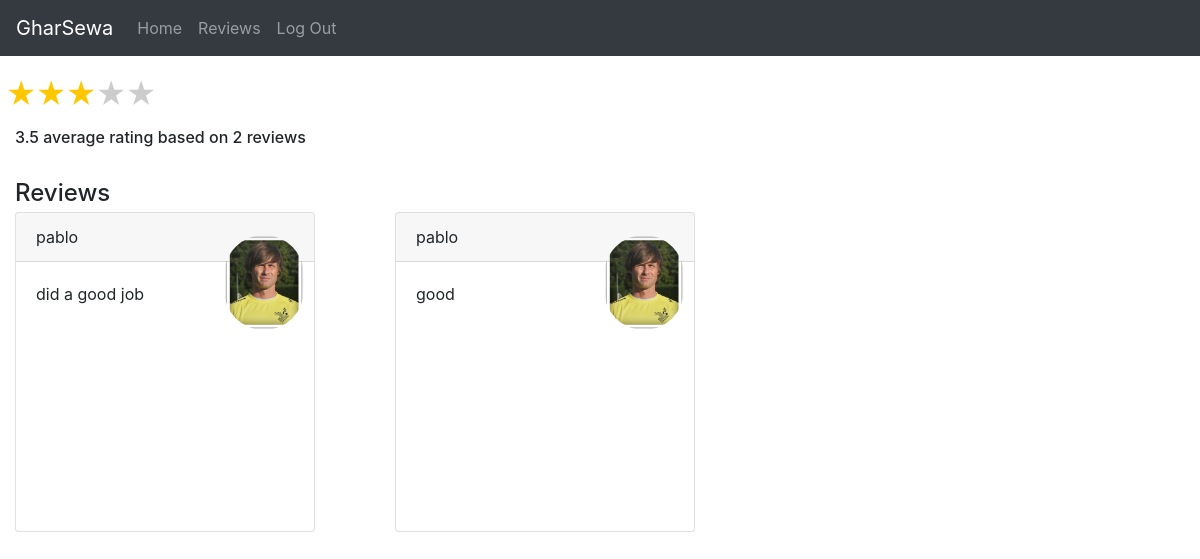
The page /staff/reviews.php (signed in) on the database its author committed.
### tables this page shows
CREATE TABLE `book` (
  `id` int(10) NOT NULL,
  `user_id` int(10) NOT NULL,
  `staff_id` int(10) NOT NULL,
  `date` varchar(50) NOT NULL,
  `time` varchar(50) NOT NULL,
  `problem` varchar(200) NOT NULL,
  `requests` tinyint(1) NOT NULL,
  `bookings` int(2) NOT NULL,
  `flag` tinyint(1) NOT NULL,
  `rating` int(2) NOT NULL,
  `review` varchar(300) NOT NULL
);

CREATE TABLE `user` (
  `id` int(11) NOT NULL,
  `name` varchar(50) NOT NULL,
  `contact` varchar(10) NOT NULL,
  `address` varchar(100) NOT NULL,
  `email` varchar(100) NOT NULL,
  `password` varchar(200) NOT NULL,
  `postalcode` int(10) NOT NULL,
  `image` varchar(255) NOT NULL
);

### staff/reviews.php (the view, shortened to what this page needs)
<?php include('inc/head.php')?>
<?php include('inc\nav.php')?>
<?php require_once"../inc/dbconn.php"?>
<?php
$id = (int)$_SESSION['staff_id'];
$query ="SELECT * from book where staff_id=:id ";
$stmt = $pdo -> prepare($query);
$stmt->bindParam(':id',$id);
$stmt->execute();
$booking=$stmt->fetchAll(PDO::FETCH_OBJ);
?>
   <?php
   $id = (int)$_SESSION['staff_id'];
  $query ="SELECT AVG(rating) as average FROM book WHERE staff_id=:id";
  $stmt = $pdo -> prepare($query);
  $stmt->bindParam(':id',$id);
  $stmt->execute();
  $avg=$stmt->fetch();
  $average = $avg['average'];
  $query ="SELECT COUNT(rating) as count FROM book WHERE staff_id=:id";
  $stmt = $pdo -> prepare($query);
  $stmt->bindParam(':id',$id);
  $stmt->execute();
  $count=$stmt->fetch();
  ?>
  <div class="container">
      <div class ="row mt-3">&nbsp;
  <div class="rate" style=" pointer-events:none;">
            <label for="star1" >5 stars</label>
            <label for="star2" >4 stars</label>
            <label for="star3" >3 stars</label>
            <label for="star4" >2 stars</label>
            <label for="star5" >1 star</label>
         </div>
         </div>
         <br>
  <h6><?php echo(round($average,1)); ?> average rating based on <?php echo(int)($count['count']); ?> reviews</h6>
  <br>
  <h4>Reviews</h4>
  <div class="row mt-4">
<?php foreach ($booking as $row){?>
    <?php if ($row->rating>0) {?>
       <?php
    $id = $row->user_id ;
    $query="SELECT * FROM user WHERE id=:id ";
    $stmt=$pdo->prepare($query);
    $stmt->bindParam(':id',$id);
    $stmt->execute();
    $user = $stmt->fetch();
    ?>
    <div class="col-md-4">
      <div class="card" style="width:300px">
         <div class="card-header"><img src="../images/<?php echo($user['image']);?>" alt="Avatar" style="width:80px"><?php echo ($user['name']);?></div>
         <div class="card-body"> <?php echo $row->review;?></div>
      </div>
    </div>
    <?php } ?>
    <?php } ?>
  </div>
  </div>

### staff/inc/head.php (shortened to what this page needs)
<!DOCTYPE html>
<html lang="en">
<head>
 <link rel="stylesheet" href="https://maxcdn.bootstrapcdn.com/bootstrap/4.4.1/css/bootstrap.min.css">
  <link rel ="stylesheet" href="../CSS/userprofile.css">
    <link rel ="stylesheet" href="../CSS/rate.css">
  </head>

### staff/inc/nav.php (shortened to what this page needs)
<nav class="navbar navbar-expand-lg navbar-dark bg-dark" id="nav">
  <a class="navbar-brand">GharSewa</a>
  <div class="collapse navbar-collapse" id="navbarSupportedContent">
    <ul class="navbar-nav mr-auto">
      <li class="nav-item">
        <a class="nav-link" href="staff-page.php">Home</a>
      </li>
      <li class="nav-item">
        <a class="nav-link" href="reviews.php">Reviews</a>
      </li>
      <li class="nav-item">
        <a class="nav-link" href="logout.php"name="logout">Log Out</a>
      </li>
    </ul>
  </div>
</nav>

### CSS/userprofile.css (style rules this page uses)
.container { height: 100%; width: 100%; position: absolute; background-color:white; }
.card { margin-top:-20px; padding-left: 0px; height: 320px; width: 320px; position: absolute; }
.card img { margin-right: auto; display: block; position: absolute; margin-top: 10px; right:10px ; border-radius: 300px; }

### CSS/rate.css (style rules this page uses)
.rate { float: left; height: 2em; padding: 0 1px; }
.rate:not(:checked) > label { float:right; width:1em; overflow:hidden; white-space:nowrap; cursor:pointer; font-size:30px; color:#ccc; }
.rate:not(:checked) > label:before { content: '★ '; }
.rate > input:checked ~ label { color: #ffc700; }

### rows shown on the page
book: user.image (picture), user.name "pablo", review "did a good job"
book: user.image (picture), user.name "pablo", review "good"

### other values the page prints
$average "3.5"
$count['count'] "2"
